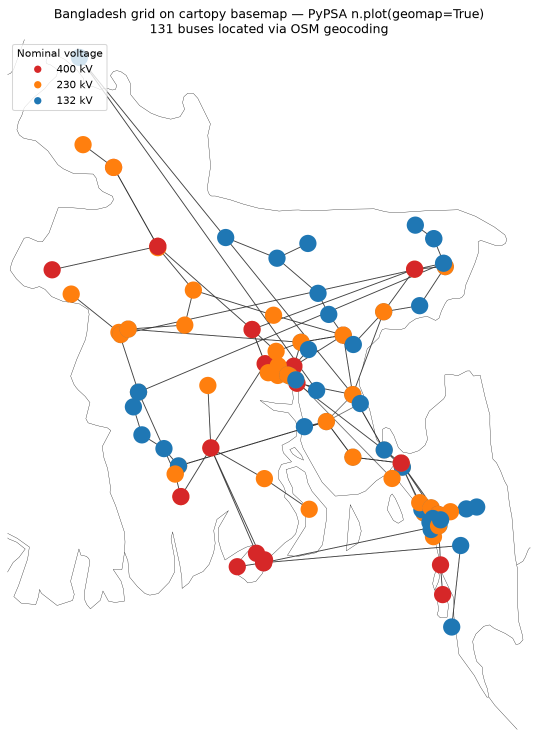
#> input picture data/pipeline/geo/pypsa_geomap.png, 1076 x 1474 px (shown at 1/2 size)
$ python -i extract.py   (imports and definitions only)
#> lines starting #> are read from the running program, lines starting #| are printed output that depends on the picture; after the words box and inside, x2 and y2 are one past the last pixel; in counts of white or black regions, pixels touching at a corner belong together
"""Detect red 33 kV line geometry in a rendered map.

The pipeline:

1. HSV thresholding (two ranges for the red hue wrap-around).
2. Mask out non-map regions (legend / index map / tables / scale bar) so legend
   swatches and the inset map don't leak in.
3. Morphological close to bridge the small dot markers stamped along each line.
4. Drop components that are not line-like - mostly the small filled triangles
   used for 33/11 kV sub-stations and any glyph noise.  Their centroids are
   returned so the line tracer can snap segment ends to them.
5. Skeletonise to 1 px, cut the graph at junctions, walk each remaining simple
   chain to produce an ordered polyline.
6. Simplify each polyline with Ramer-Douglas-Peucker.

All masking decisions return the intermediate arrays so the caller can dump
them for debugging.
"""
from __future__ import annotations

from dataclasses import dataclass, field
from typing import Iterable

import cv2
import numpy as np

# HSV ranges tuned for the saturated REB-PBS map red.  Saturation floor is high
# to reject the dashed magenta/pink PBS boundary, which is visibly less
# saturated than the conductor red.
_RED_HSV_RANGES = (
    ((0, 120, 80), (10, 255, 255)),
    ((170, 120, 80), (180, 255, 255)),
)


@dataclass
class ExtractDebug:
    raw_mask: np.ndarray | None = None
    cleaned_mask: np.ndarray | None = None
    skeleton: np.ndarray | None = None
    dropped_centroids: list[tuple[int, int]] = field(default_factory=list)


@dataclass
class ExtractResult:
    polylines_px: list[np.ndarray]
    substation_centroids_px: list[tuple[int, int]]
    debug: ExtractDebug


def _red_mask(bgr: np.ndarray) -> np.ndarray:
    hsv = cv2.cvtColor(bgr, cv2.COLOR_BGR2HSV)
    masks = [cv2.inRange(hsv, np.array(lo, np.uint8), np.array(hi, np.uint8))
             for lo, hi in _RED_HSV_RANGES]
    return cv2.bitwise_or(*masks)


def _apply_exclusions(mask: np.ndarray, exclusions: Iterable[tuple[int, int, int, int]]) -> np.ndarray:
    if not exclusions:
        return mask
    out = mask.copy()
    for x0, y0, x1, y1 in exclusions:
        out[y0:y1, x0:x1] = 0
    return out


def _split_line_vs_shape_components(
    mask: np.ndarray,
    min_line_area: int,
    max_shape_area: int,
    shape_extent_thresh: float,
) -> tuple[np.ndarray, list[tuple[int, int]]]:
    """Separate thin-line components from filled-shape components.

    Returns (lines_mask, shape_centroids).
    """
    num, labels, stats, centroids = cv2.connectedComponentsWithStats(mask, connectivity=8)
    lines_mask = np.zeros_like(mask)
    shape_centroids: list[tuple[int, int]] = []
    for lbl in range(1, num):
        x, y, w, h, area = stats[lbl]
        if area < 4:
            continue
        bbox_area = max(1, w * h)
        extent = area / bbox_area
        if area <= max_shape_area and extent >= shape_extent_thresh:
            cx, cy = centroids[lbl]
            shape_centroids.append((int(round(cx)), int(round(cy))))
            continue
        if area < min_line_area:
            continue
        lines_mask[labels == lbl] = 255
    return lines_mask, shape_centroids


_NEIGHBORS = [(dx, dy) for dy in (-1, 0, 1) for dx in (-1, 0, 1) if not (dx == 0 and dy == 0)]


def _trace_skeleton(skel: np.ndarray, min_pixels: int) -> list[np.ndarray]:
    """Trace the skeleton by walking each pixel-to-pixel adjacency (edge)
    exactly once.  At a junction we continue in whichever direction is most
    aligned with the incoming step, so each output polyline follows a
    locally-straight path through T/Y intersections instead of stopping.
    """
    bin01 = (skel > 0).astype(np.uint8)
    H, W = bin01.shape

    # Per-pixel neighbor list (only foreground pixels matter).
    pixel_neighbors: dict[tuple[int, int], list[tuple[int, int]]] = {}
    ys, xs = np.where(bin01 > 0)
    for y, x in zip(ys.tolist(), xs.tolist()):
        nbrs = []
        for dx, dy in _NEIGHBORS:
            nx, ny = x + dx, y + dy
            if 0 <= nx < W and 0 <= ny < H and bin01[ny, nx]:
                nbrs.append((nx, ny))
        pixel_neighbors[(x, y)] = nbrs

    used_edges: set[tuple[tuple[int, int], tuple[int, int]]] = set()

    def _edge_key(a: tuple[int, int], b: tuple[int, int]):
        return (a, b) if a <= b else (b, a)

    def _walk(start: tuple[int, int], first_step: tuple[int, int]) -> list[tuple[int, int]]:
        path = [start, first_step]
        used_edges.add(_edge_key(start, first_step))
        prev, cur = start, first_step
        while True:
            best: tuple[int, int] | None = None
            best_score = -1e9
            in_dx, in_dy = cur[0] - prev[0], cur[1] - prev[1]
            for nbr in pixel_neighbors[cur]:
                if nbr == prev:
                    continue
                if _edge_key(cur, nbr) in used_edges:
                    continue
                d_dx, d_dy = nbr[0] - cur[0], nbr[1] - cur[1]
                # dot product, preferring the most-aligned (straightest) branch
                score = in_dx * d_dx + in_dy * d_dy
                if score > best_score:
                    best_score = score
                    best = nbr
            if best is None:
                return path
            used_edges.add(_edge_key(cur, best))
            path.append(best)
            prev, cur = cur, best

    # Order start points: real endpoints (degree 1) first, then junctions
    # (degree 3+), then everything else.  Starting from endpoints yields the
    # cleanest polylines; junction starts cover any leftover branches.
    by_priority: list[tuple[int, tuple[int, int]]] = []
    for pt, nbrs in pixel_neighbors.items():
        deg = len(nbrs)
        if deg == 1:
            by_priority.append((0, pt))
        elif deg >= 3:
            by_priority.append((1, pt))
        else:
            by_priority.append((2, pt))
    by_priority.sort(key=lambda x: x[0])

    polylines: list[np.ndarray] = []
    for _, pt in by_priority:
        for nbr in pixel_neighbors[pt]:
            if _edge_key(pt, nbr) in used_edges:
                continue
            path = _walk(pt, nbr)
            if len(path) >= min_pixels:
                polylines.append(np.array(path, dtype=np.int32))
    return polylines


def extract_red_polylines(
    image_bgr: np.ndarray,
    exclude_regions: Iterable[tuple[int, int, int, int]] = (),
    *,
    morph_close_iter: int = 2,
    min_line_area: int = 200,
    max_shape_area: int = 4000,
    shape_extent_thresh: float = 0.45,
    min_skeleton_pixels: int = 8,
    rdp_epsilon_px: float = 1.5,
    keep_debug: bool = True,
) -> ExtractResult:
    raw = _red_mask(image_bgr)
    raw = _apply_exclusions(raw, exclude_regions)
    kernel = cv2.getStructuringElement(cv2.MORPH_RECT, (3, 3))
    closed = cv2.morphologyEx(raw, cv2.MORPH_CLOSE, kernel, iterations=morph_close_iter)

    lines_mask, shape_centroids = _split_line_vs_shape_components(
        closed,
        min_line_area=min_line_area,
        max_shape_area=max_shape_area,
        shape_extent_thresh=shape_extent_thresh,
    )

    skel = cv2.ximgproc.thinning(lines_mask, thinningType=cv2.ximgproc.THINNING_ZHANGSUEN)
    raw_polylines = _trace_skeleton(skel, min_pixels=min_skeleton_pixels)

    simplified: list[np.ndarray] = []
    for poly in raw_polylines:
        approx = cv2.approxPolyDP(poly.reshape(-1, 1, 2), epsilon=rdp_epsilon_px, closed=False)
        simplified.append(approx.reshape(-1, 2))

    debug = ExtractDebug(
        raw_mask=raw if keep_debug else None,
        cleaned_mask=lines_mask if keep_debug else None,
        skeleton=skel if keep_debug else None,
        dropped_centroids=shape_centroids if keep_debug else [],
    )
    return ExtractResult(
        polylines_px=simplified,
        substation_centroids_px=shape_centroids,
        debug=debug,
    )

>>> import cv2
>>> picture = cv2.imread('../../data/pipeline/geo/pypsa_geomap.png')
#> picture is the input picture: shape (1474, 1076, 3); mean B, G, R 244.4, 245.1, 247
>>> result = extract_red_polylines(picture)
#> in _red_mask, `hsv = cv2.cvtColor(bgr, cv2.COLOR_BGR2HSV)`: hsv: shape (1474, 1076, 3); mean H, S, V 2, 8.7, 249.4
#> in _red_mask, `masks = [cv2.inRange(hsv, np.array(lo, np.uint8), np.array(hi, np.uint..`: masks = 2 items
#> in _red_mask, `return cv2.bitwise_or(*masks)`:
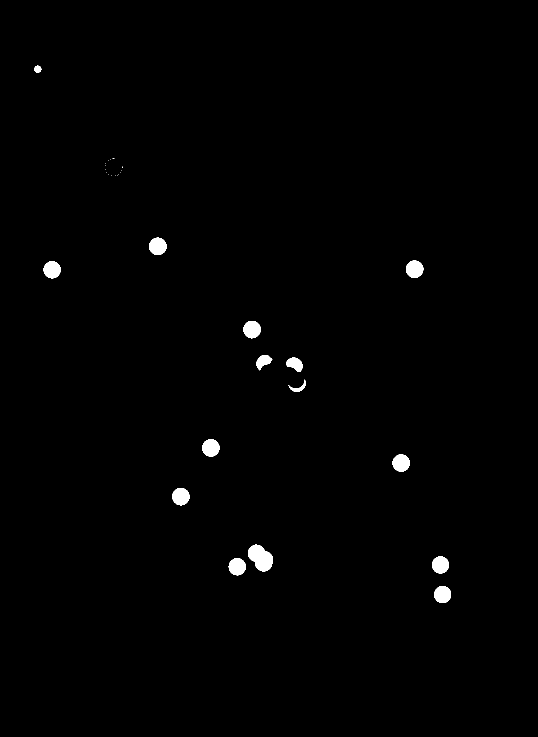
#> returned value: shape (1474, 1076) (shown at 1/2 size); 0.81% white; 30 white regions (15 under 20 px), largest, box (x1, y1, x2, y2) and area: (496, 1089, 546, 1143) 1800, (298, 475, 333, 510) 962, (812, 521, 847, 556) 955
#> in _split_line_vs_shape_components, `num, labels, stats, centroids = cv2.connectedComponentsWithStats(mask,..`: labels: shape (1474, 1076) int32; 31 distinct labels, from 0 to 30
#> in _split_line_vs_shape_components, `num, labels, stats, centroids = cv2.connectedComponentsWithStats(mask,..`: num = 31; stats = 31 rows, first 6: [0, 0, 1076, 1474, 1573202], [68, 131, 15, 15, 161], [225, 317, 4, 1, 4], [221, 318, 1, 1, 1], [217, 320, 1, 1, 1], [211, 327, 1, 1, 1]; centroids = 31 pairs, first value 75 to 884.8, second value 138 to 1188.6
#> the loop in _split_line_vs_shape_components, `for lbl in range(1, num):` made 30 passes
#> (x, y, w, h, area, bbox_area, extent, cx) on passes 1, 17, 18, 19, 20, 21, 22, 24, 25, 26, 27, 28: (68, 131, 15, 15, 161, 225, 0.716, 75), (298, 475, 35, 35, 962, 1225, 0.785, 315.1), (812, 521, 35, 35, 955, 1225, 0.78, 828.8), (87, 522, 34, 35, 921, 1190, 0.774, 103.7), (487, 642, 35, 35, 949, 1225, 0.775, 503.6), (513, 710, 32, 31, 560, 992, 0.565, 526.3), (572, 715, 33, 29, 630, 957, 0.658, 589.7), (404, 878, 35, 35, 955, 1225, 0.78, 421.2), (785, 909, 35, 34, 941, 1190, 0.791, 801.9), (344, 976, 35, 35, 949, 1225, 0.775, 361.2), (496, 1089, 50, 54, 1800, 2700, 0.667, 521), (864, 1112, 34, 35, 924, 1190, 0.776, 880.5)
#> (x, y, w, h, area, bbox_area, extent) on pass 23: (577, 759, 34, 25, 246, 850, 0.289)
#> after the loop in _split_line_vs_shape_components, `for lbl in range(1, num):`:
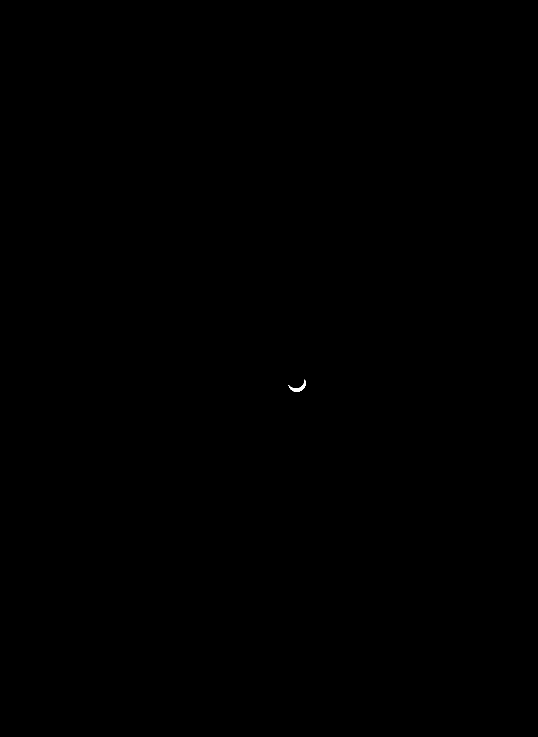
#> lines_mask: shape (1474, 1076) (shown at 1/2 size); 0.02% white; 1 white region, box (x1, y1, x2, y2) and area: (577, 759, 611, 784) 246
#> after the loop in _split_line_vs_shape_components, `for lbl in range(1, num):`: shape_centroids = [(75, 138), (226, 317), (315, 492), (829, 538), (104, 539), (504, 659), (526, 722), (590, 728), (421, 895), (802, 926), (361, 993), (521, 1115), (881, 1129), (474, 1133), (885, 1189)]
#> in extract_red_polylines, `skel = cv2.ximgproc.thinning(lines_mask, thinningType=cv2.ximgproc.THI..`: skel: shape (1474, 1076); 0% white in thin lines or dots, all inside (x1, y1, x2, y2) = (578, 759, 610, 781)
#> in _trace_skeleton, `ys, xs = np.where(bin01 > 0)`: ys = 47 values from 759 to 780; xs = 47 values, max 609 at index 0, min 578 at index 12, mean 596.9
#> the loop in _trace_skeleton, `for y, x in zip(ys.tolist(), xs.tolist()):` made 47 passes
#> (y, x) on passes 1 to 12: (759, 609), (760, 609), (761, 609), (762, 609), (763, 609), (764, 609), (765, 609), (766, 609), (767, 609), (768, 609), (769, 608), (770, 608)
#> after the loop in _trace_skeleton, `for y, x in zip(ys.tolist(), xs.tolist()):`: pixel_neighbors = 47 items
#> the loop in _trace_skeleton, `for pt, nbrs in pixel_neighbors.items():` made 47 passes
#> (pt, nbrs, deg) on passes 1 to 12: ((609, 759), [(609, 760)], 1), ((609, 760), [(609, 759), (609, 761)], 2), ((609, 761), [(609, 760), (609, 762)], 2), ((609, 762), [(609, 761), (609, 763)], 2), ((609, 763), [(609, 762), (609, 764)], 2), ((609, 764), [(609, 763), (609, 765)], 2), ((609, 765), [(609, 764), (609, 766)], 2), ((609, 766), [(609, 765), (609, 767)], 2), ((609, 767), [(609, 766), (609, 768)], 2), ((609, 768), [(609, 767), (608, 769)], 2), ((608, 769), [(609, 768), (608, 770)], 2), ((608, 770), [(608, 769), (607, 771)], 2)
#> the loop in _trace_skeleton, `for _, pt in by_priority:` made 47 passes
#> pt on passes 2, 5, 7, 8, 10, 11, 12, 13, 14, 15, 16, 17: (578, 771), (607, 772), (606, 773), (580, 774), (602, 777), (600, 778), (601, 778), (609, 760), (609, 761), (609, 762), (609, 763), (609, 764)
#> after the loop in _trace_skeleton, `for _, pt in by_priority:`: polylines = 1 item
#> the loop in extract_red_polylines, `for poly in raw_polylines:` made 1 pass
